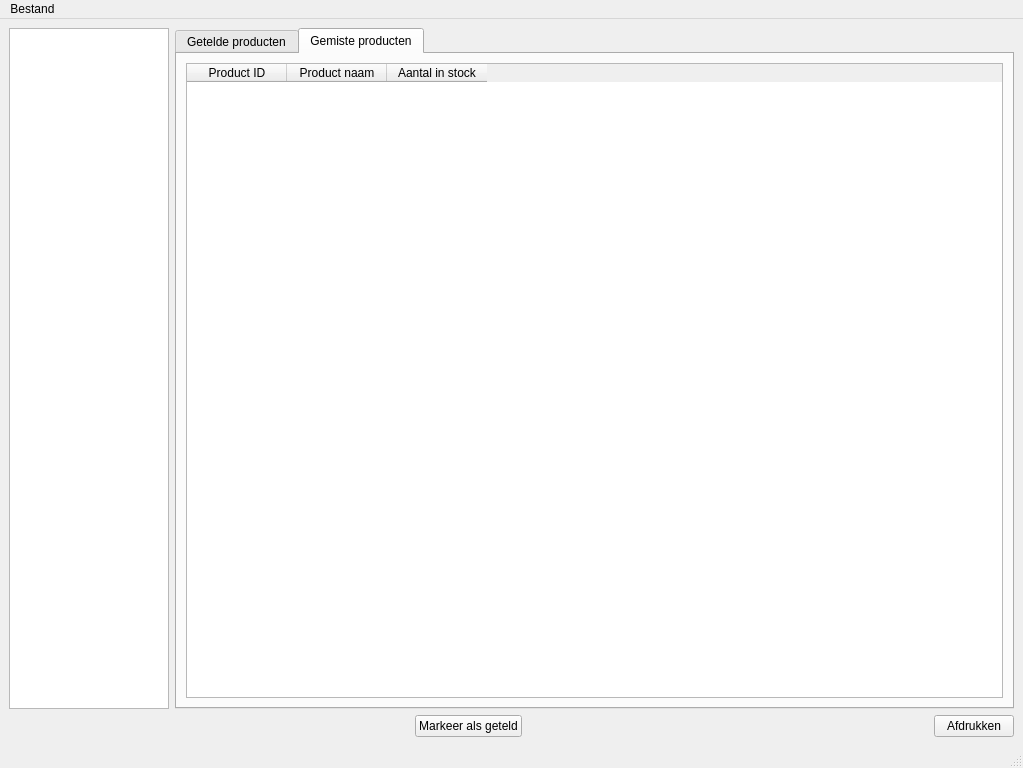
<?xml version="1.0" encoding="UTF-8"?>
<ui version="4.0">
 <class>MainWindow</class>
 <widget class="QMainWindow" name="MainWindow">
  <property name="geometry">
   <rect>
    <x>0</x>
    <y>0</y>
    <width>1023</width>
    <height>768</height>
   </rect>
  </property>
  <property name="cursor">
   <cursorShape>ArrowCursor</cursorShape>
  </property>
  <property name="windowTitle">
   <string>MainWindow</string>
  </property>
  <widget class="QWidget" name="centralwidget">
   <layout class="QVBoxLayout">
    <item>
     <layout class="QHBoxLayout">
      <item>
       <widget class="QListWidget" name="tellingListWidget">
        <property name="maximumSize">
         <size>
          <width>160</width>
          <height>16777215</height>
         </size>
        </property>
        <property name="font">
         <font>
          <pointsize>8</pointsize>
          <weight>75</weight>
          <bold>true</bold>
         </font>
        </property>
        <property name="autoFillBackground">
         <bool>true</bool>
        </property>
        <property name="alternatingRowColors">
         <bool>true</bool>
        </property>
        <property name="selectionBehavior">
         <enum>QAbstractItemView::SelectRows</enum>
        </property>
       </widget>
      </item>
      <item>
       <widget class="QTabWidget" name="tellingTabWidget">
        <property name="currentIndex">
         <number>1</number>
        </property>
        <widget class="QWidget" name="tab1">
         <attribute name="title">
          <string>Getelde producten</string>
         </attribute>
         <layout class="QVBoxLayout">
          <item>
           <widget class="QTableWidget" name="tableWidget1">
            <property name="alternatingRowColors">
             <bool>false</bool>
            </property>
            <property name="selectionBehavior">
             <enum>QAbstractItemView::SelectRows</enum>
            </property>
            <property name="sortingEnabled">
             <bool>true</bool>
            </property>
            <property name="columnCount">
             <number>5</number>
            </property>
            <column>
             <property name="text">
              <string>Product ID</string>
             </property>
            </column>
            <column>
             <property name="text">
              <string>Product naam</string>
             </property>
            </column>
            <column>
             <property name="text">
              <string>Originele hoeveelheid</string>
             </property>
            </column>
            <column>
             <property name="text">
              <string>Getelde hoeveelheid</string>
             </property>
            </column>
            <column>
             <property name="text">
              <string>Datum geteld</string>
             </property>
            </column>
           </widget>
          </item>
         </layout>
        </widget>
        <widget class="QWidget" name="tab2">
         <attribute name="title">
          <string>Gemiste producten</string>
         </attribute>
         <layout class="QVBoxLayout">
          <item>
           <widget class="QTableWidget" name="tableWidget2">
            <property name="selectionBehavior">
             <enum>QAbstractItemView::SelectRows</enum>
            </property>
            <property name="columnCount">
             <number>3</number>
            </property>
            <column>
             <property name="text">
              <string>Product ID</string>
             </property>
            </column>
            <column>
             <property name="text">
              <string>Product naam</string>
             </property>
            </column>
            <column>
             <property name="text">
              <string>Aantal in stock</string>
             </property>
            </column>
           </widget>
          </item>
         </layout>
        </widget>
       </widget>
      </item>
     </layout>
    </item>
    <item>
     <layout class="QHBoxLayout">
      <item>
       <spacer>
        <property name="orientation">
         <enum>Qt::Horizontal</enum>
        </property>
        <property name="sizeHint" stdset="0">
         <size>
          <width>40</width>
          <height>20</height>
         </size>
        </property>
       </spacer>
      </item>
      <item>
       <widget class="QPushButton" name="markAsCountedButton">
        <property name="enabled">
         <bool>true</bool>
        </property>
        <property name="text">
         <string>Markeer als geteld</string>
        </property>
       </widget>
      </item>
      <item>
       <spacer name="horizontalSpacer">
        <property name="orientation">
         <enum>Qt::Horizontal</enum>
        </property>
        <property name="sizeHint" stdset="0">
         <size>
          <width>40</width>
          <height>20</height>
         </size>
        </property>
       </spacer>
      </item>
      <item>
       <widget class="QPushButton" name="pushButton">
        <property name="text">
         <string>Afdrukken</string>
        </property>
       </widget>
      </item>
     </layout>
    </item>
   </layout>
  </widget>
  <widget class="QMenuBar" name="menubar">
   <property name="geometry">
    <rect>
     <x>0</x>
     <y>0</y>
     <width>1023</width>
     <height>21</height>
    </rect>
   </property>
   <widget class="QMenu" name="menuBestand">
    <property name="title">
     <string>Bestand</string>
    </property>
    <addaction name="actionNieuwe_telling"/>
    <addaction name="separator"/>
    <addaction name="actionAfsluiten"/>
   </widget>
   <addaction name="menuBestand"/>
  </widget>
  <widget class="QStatusBar" name="statusbar"/>
  <action name="actionData_synchroniseren">
   <property name="text">
    <string>Data synchroniseren</string>
   </property>
  </action>
  <action name="actionAfsluiten">
   <property name="text">
    <string>Afsluiten</string>
   </property>
  </action>
  <action name="actionAfdrukken">
   <property name="text">
    <string>Afdrukken</string>
   </property>
  </action>
  <action name="actionNieuwe_telling">
   <property name="text">
    <string>nieuwe telling</string>
   </property>
  </action>
 </widget>
 <resources/>
 <connections>
  <connection>
   <sender>actionAfsluiten</sender>
   <signal>triggered(bool)</signal>
   <receiver>MainWindow</receiver>
   <slot>close()</slot>
   <hints>
    <hint type="sourcelabel">
     <x>-1</x>
     <y>-1</y>
    </hint>
    <hint type="destinationlabel">
     <x>518</x>
     <y>389</y>
    </hint>
   </hints>
  </connection>
 </connections>
</ui>
